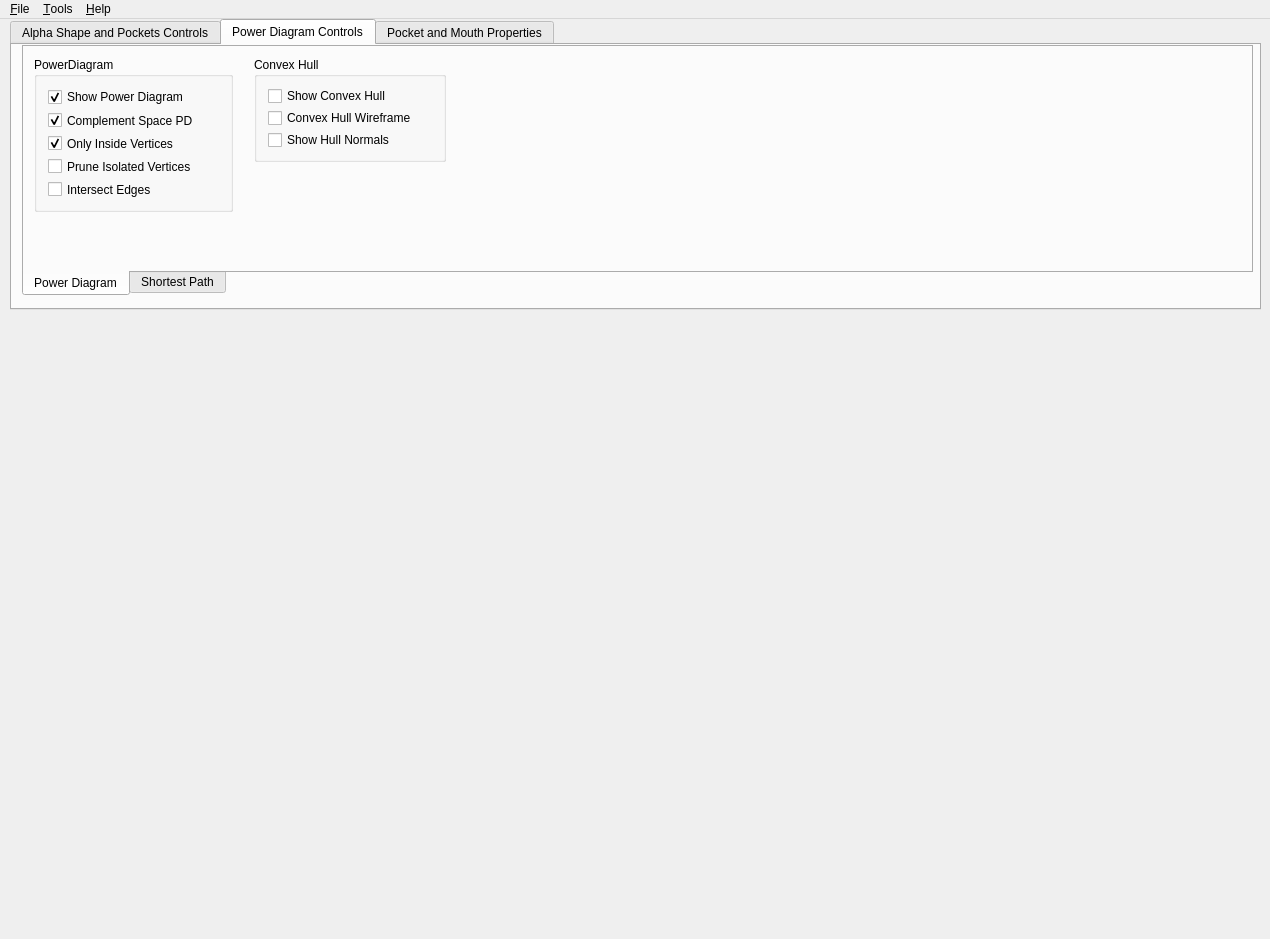
<?xml version="1.0" encoding="UTF-8"?>
<ui version="4.0">
 <class>MainWindow</class>
 <widget class="QMainWindow" name="MainWindow">
  <property name="geometry">
   <rect>
    <x>0</x>
    <y>0</y>
    <width>1270</width>
    <height>939</height>
   </rect>
  </property>
  <property name="minimumSize">
   <size>
    <width>1270</width>
    <height>721</height>
   </size>
  </property>
  <property name="maximumSize">
   <size>
    <width>1270</width>
    <height>1000</height>
   </size>
  </property>
  <property name="windowTitle">
   <string>Pocket Viewer</string>
  </property>
  <widget class="QWidget" name="centralWidget">
   <widget class="QWidget" name="FirstViewerPlaceHolder" native="true">
    <property name="geometry">
     <rect>
      <x>10</x>
      <y>300</y>
      <width>1251</width>
      <height>611</height>
     </rect>
    </property>
    <property name="minimumSize">
     <size>
      <width>440</width>
      <height>440</height>
     </size>
    </property>
    <property name="maximumSize">
     <size>
      <width>1300</width>
      <height>800</height>
     </size>
    </property>
   </widget>
   <widget class="QTabWidget" name="tabWidget_2">
    <property name="geometry">
     <rect>
      <x>10</x>
      <y>0</y>
      <width>1251</width>
      <height>291</height>
     </rect>
    </property>
    <property name="currentIndex">
     <number>1</number>
    </property>
    <widget class="QWidget" name="tab_5">
     <attribute name="title">
      <string>Alpha Shape and Pockets Controls</string>
     </attribute>
     <widget class="QGroupBox" name="groupBoxUserInput">
      <property name="geometry">
       <rect>
        <x>690</x>
        <y>70</y>
        <width>131</width>
        <height>71</height>
       </rect>
      </property>
      <property name="title">
       <string>Epsilon Input</string>
      </property>
      <widget class="QLineEdit" name="lineEditEpsilonInput">
       <property name="geometry">
        <rect>
         <x>0</x>
         <y>30</y>
         <width>131</width>
         <height>25</height>
        </rect>
       </property>
      </widget>
     </widget>
     <widget class="QGroupBox" name="groupBoxAlphaShape">
      <property name="geometry">
       <rect>
        <x>10</x>
        <y>70</y>
        <width>321</width>
        <height>85</height>
       </rect>
      </property>
      <property name="title">
       <string>AlphaShape</string>
      </property>
      <layout class="QGridLayout" name="gridLayout_2">
       <item row="0" column="0">
        <widget class="QCheckBox" name="checkBoxAlphaShape">
         <property name="text">
          <string>AlphaShape</string>
         </property>
        </widget>
       </item>
       <item row="0" column="1">
        <widget class="QLabel" name="labelAlphaValue">
         <property name="text">
          <string>Alpha Value :</string>
         </property>
         <property name="buddy">
          <cstring>lineEditAlphaValue</cstring>
         </property>
        </widget>
       </item>
       <item row="1" column="1">
        <widget class="QLineEdit" name="lineEditAlphaValue"/>
       </item>
       <item row="1" column="0">
        <widget class="QCheckBox" name="checkBoxWireFrame">
         <property name="text">
          <string>WireFrame</string>
         </property>
        </widget>
       </item>
      </layout>
     </widget>
     <widget class="QGroupBox" name="groupBoxPockets">
      <property name="geometry">
       <rect>
        <x>360</x>
        <y>70</y>
        <width>309</width>
        <height>105</height>
       </rect>
      </property>
      <property name="title">
       <string>Pockets</string>
      </property>
      <layout class="QGridLayout" name="gridLayout">
       <item row="0" column="0">
        <widget class="QCheckBox" name="checkBoxAllPockets">
         <property name="text">
          <string>All Pockets</string>
         </property>
        </widget>
       </item>
       <item row="0" column="1">
        <widget class="QCheckBox" name="checkBoxOnlyPockets">
         <property name="text">
          <string>Only Pockets</string>
         </property>
        </widget>
       </item>
       <item row="1" column="0">
        <widget class="QCheckBox" name="checkBoxAllMouths">
         <property name="text">
          <string>Mouths</string>
         </property>
        </widget>
       </item>
       <item row="2" column="0">
        <widget class="QCheckBox" name="checkBoxPocketWireFrame">
         <property name="text">
          <string>PocketWireFrame</string>
         </property>
        </widget>
       </item>
       <item row="1" column="1">
        <widget class="QCheckBox" name="checkBoxOnlyVoids">
         <property name="text">
          <string>Only Voids</string>
         </property>
        </widget>
       </item>
       <item row="2" column="1">
        <widget class="QCheckBox" name="checkBoxVolumeEnabled">
         <property name="text">
          <string>Display Properties</string>
         </property>
        </widget>
       </item>
      </layout>
     </widget>
     <widget class="QLabel" name="labelAlphaRank">
      <property name="geometry">
       <rect>
        <x>10</x>
        <y>10</y>
        <width>75</width>
        <height>20</height>
       </rect>
      </property>
      <property name="text">
       <string>Alpha Rank</string>
      </property>
      <property name="buddy">
       <cstring>alphaSlider</cstring>
      </property>
     </widget>
     <widget class="QSlider" name="alphaSlider">
      <property name="geometry">
       <rect>
        <x>90</x>
        <y>10</y>
        <width>991</width>
        <height>16</height>
       </rect>
      </property>
      <property name="orientation">
       <enum>Qt::Horizontal</enum>
      </property>
      <property name="tickPosition">
       <enum>QSlider::TicksBelow</enum>
      </property>
     </widget>
     <widget class="QLabel" name="labelPersistence">
      <property name="geometry">
       <rect>
        <x>10</x>
        <y>40</y>
        <width>75</width>
        <height>20</height>
       </rect>
      </property>
      <property name="text">
       <string>Persistence</string>
      </property>
      <property name="buddy">
       <cstring>persistenceSlider</cstring>
      </property>
     </widget>
     <widget class="QSlider" name="persistenceSlider">
      <property name="geometry">
       <rect>
        <x>90</x>
        <y>40</y>
        <width>991</width>
        <height>16</height>
       </rect>
      </property>
      <property name="orientation">
       <enum>Qt::Horizontal</enum>
      </property>
      <property name="tickPosition">
       <enum>QSlider::TicksBelow</enum>
      </property>
     </widget>
     <widget class="QGroupBox" name="groupBoxSkinSurface">
      <property name="geometry">
       <rect>
        <x>860</x>
        <y>70</y>
        <width>188</width>
        <height>180</height>
       </rect>
      </property>
      <property name="title">
       <string>SkinSurface</string>
      </property>
      <layout class="QVBoxLayout" name="verticalLayout_4">
       <item>
        <widget class="QCheckBox" name="checkBoxAlphaSkinSolid">
         <property name="text">
          <string>AlphaSkinSurface</string>
         </property>
        </widget>
       </item>
       <item>
        <widget class="QCheckBox" name="checkBoxPocketSkinSolid">
         <property name="text">
          <string>PocketSkinSurface</string>
         </property>
        </widget>
       </item>
       <item>
        <widget class="QCheckBox" name="checkBoxAlphaSkinWireFrame">
         <property name="text">
          <string>AlphaSkinWireFrame</string>
         </property>
        </widget>
       </item>
       <item>
        <widget class="QCheckBox" name="checkBoxPocketSkinWireFrame">
         <property name="text">
          <string>PocketSkinWireFrame</string>
         </property>
        </widget>
       </item>
       <item>
        <widget class="QRadioButton" name="radioButtonSmooth">
         <property name="text">
          <string>Smooth Shading</string>
         </property>
        </widget>
       </item>
       <item>
        <widget class="QRadioButton" name="radioButtonFlat">
         <property name="text">
          <string>Flat Shading</string>
         </property>
        </widget>
       </item>
      </layout>
     </widget>
     <widget class="QLineEdit" name="lineEditAlphaRank">
      <property name="geometry">
       <rect>
        <x>1090</x>
        <y>10</y>
        <width>151</width>
        <height>25</height>
       </rect>
      </property>
     </widget>
     <widget class="QLineEdit" name="lineEditPersistenceRank">
      <property name="geometry">
       <rect>
        <x>1090</x>
        <y>40</y>
        <width>151</width>
        <height>25</height>
       </rect>
      </property>
     </widget>
     <widget class="QGroupBox" name="groupBoxIndivPockets">
      <property name="geometry">
       <rect>
        <x>10</x>
        <y>180</y>
        <width>329</width>
        <height>60</height>
       </rect>
      </property>
      <property name="title">
       <string>Individual Pockets</string>
      </property>
      <layout class="QHBoxLayout" name="horizontalLayout_4">
       <item>
        <widget class="QRadioButton" name="radioButtonAllPockets">
         <property name="text">
          <string>All Pockets</string>
         </property>
        </widget>
       </item>
       <item>
        <widget class="QRadioButton" name="radioButtonIndivPockets">
         <property name="text">
          <string>Individual Pockets</string>
         </property>
        </widget>
       </item>
       <item>
        <widget class="QSpinBox" name="spinBoxPockets"/>
       </item>
      </layout>
     </widget>
    </widget>
    <widget class="QWidget" name="tab_6">
     <attribute name="title">
      <string>Power Diagram Controls</string>
     </attribute>
     <widget class="QTabWidget" name="tabWidget">
      <property name="geometry">
       <rect>
        <x>10</x>
        <y>0</y>
        <width>1231</width>
        <height>251</height>
       </rect>
      </property>
      <property name="tabPosition">
       <enum>QTabWidget::South</enum>
      </property>
      <property name="currentIndex">
       <number>0</number>
      </property>
      <property name="documentMode">
       <bool>false</bool>
      </property>
      <widget class="QWidget" name="tab">
       <attribute name="title">
        <string>Power Diagram</string>
       </attribute>
       <widget class="QGroupBox" name="groupBox">
        <property name="geometry">
         <rect>
          <x>10</x>
          <y>10</y>
          <width>199</width>
          <height>155</height>
         </rect>
        </property>
        <property name="title">
         <string>PowerDiagram</string>
        </property>
        <layout class="QVBoxLayout" name="verticalLayout_2">
         <item>
          <widget class="QCheckBox" name="checkPowerDiag">
           <property name="text">
            <string>Show Power Diagram</string>
           </property>
           <property name="checked">
            <bool>true</bool>
           </property>
          </widget>
         </item>
         <item>
          <widget class="QCheckBox" name="checkComplementSpacePD">
           <property name="text">
            <string>Complement Space PD</string>
           </property>
           <property name="checked">
            <bool>true</bool>
           </property>
          </widget>
         </item>
         <item>
          <widget class="QCheckBox" name="checkInsideVerts">
           <property name="text">
            <string>Only Inside Vertices</string>
           </property>
           <property name="checked">
            <bool>true</bool>
           </property>
          </widget>
         </item>
         <item>
          <widget class="QCheckBox" name="checkPruneIsolatedVerts">
           <property name="text">
            <string>Prune Isolated Vertices</string>
           </property>
          </widget>
         </item>
         <item>
          <widget class="QCheckBox" name="checkEdgeIntersect">
           <property name="text">
            <string>Intersect Edges</string>
           </property>
          </widget>
         </item>
        </layout>
        <zorder>checkPowerDiag</zorder>
        <zorder>checkInsideVerts</zorder>
        <zorder>checkPruneIsolatedVerts</zorder>
        <zorder>checkEdgeIntersect</zorder>
        <zorder>checkComplementSpacePD</zorder>
       </widget>
       <widget class="QGroupBox" name="cHullBox">
        <property name="geometry">
         <rect>
          <x>230</x>
          <y>10</y>
          <width>192</width>
          <height>105</height>
         </rect>
        </property>
        <property name="title">
         <string>Convex Hull</string>
        </property>
        <layout class="QVBoxLayout" name="verticalLayout">
         <item>
          <widget class="QCheckBox" name="checkCHull">
           <property name="text">
            <string>Show Convex Hull</string>
           </property>
          </widget>
         </item>
         <item>
          <widget class="QCheckBox" name="checkCHullWireFrame">
           <property name="text">
            <string>Convex Hull Wireframe</string>
           </property>
          </widget>
         </item>
         <item>
          <widget class="QCheckBox" name="checkCHullNorm">
           <property name="text">
            <string>Show Hull Normals</string>
           </property>
          </widget>
         </item>
        </layout>
       </widget>
      </widget>
      <widget class="QWidget" name="tab_3">
       <attribute name="title">
        <string>Shortest Path</string>
       </attribute>
       <widget class="QGroupBox" name="groupBox_2">
        <property name="geometry">
         <rect>
          <x>10</x>
          <y>9</y>
          <width>301</width>
          <height>201</height>
         </rect>
        </property>
        <property name="title">
         <string>Shortest Escape Route</string>
        </property>
        <layout class="QVBoxLayout" name="verticalLayout_3">
         <item>
          <layout class="QHBoxLayout" name="horizontalLayout">
           <item>
            <widget class="QLabel" name="startLabel">
             <property name="text">
              <string>Start Node:</string>
             </property>
             <property name="alignment">
              <set>Qt::AlignRight|Qt::AlignTrailing|Qt::AlignVCenter</set>
             </property>
            </widget>
           </item>
           <item>
            <widget class="QComboBox" name="startCombo">
             <property name="editable">
              <bool>true</bool>
             </property>
            </widget>
           </item>
          </layout>
         </item>
         <item>
          <widget class="QPushButton" name="buttonShortestEscapePath">
           <property name="text">
            <string>Find Shortest Escape Path</string>
           </property>
          </widget>
         </item>
         <item>
          <layout class="QHBoxLayout" name="horizontalLayout_2">
           <item>
            <widget class="QLabel" name="label_2">
             <property name="text">
              <string>Target Node:</string>
             </property>
             <property name="alignment">
              <set>Qt::AlignRight|Qt::AlignTrailing|Qt::AlignVCenter</set>
             </property>
            </widget>
           </item>
           <item>
            <widget class="QComboBox" name="targetCombo">
             <property name="editable">
              <bool>true</bool>
             </property>
            </widget>
           </item>
          </layout>
         </item>
         <item>
          <widget class="QPushButton" name="buttonShortestSTPath">
           <property name="text">
            <string>Find Shortest Source-Target path</string>
           </property>
          </widget>
         </item>
        </layout>
       </widget>
       <widget class="QCustomPlot" name="graphWidget" native="true">
        <property name="geometry">
         <rect>
          <x>320</x>
          <y>0</y>
          <width>901</width>
          <height>221</height>
         </rect>
        </property>
       </widget>
      </widget>
     </widget>
    </widget>
    <widget class="QWidget" name="tab_7">
     <attribute name="title">
      <string>Pocket and Mouth Properties</string>
     </attribute>
     <layout class="QHBoxLayout" name="horizontalLayout_3">
      <item>
       <widget class="QGroupBox" name="groupBoxMoleclueProperties">
        <property name="title">
         <string>Molecular Properties</string>
        </property>
        <widget class="QLabel" name="labelMolTotalVolume">
         <property name="enabled">
          <bool>true</bool>
         </property>
         <property name="geometry">
          <rect>
           <x>10</x>
           <y>30</y>
           <width>90</width>
           <height>20</height>
          </rect>
         </property>
         <property name="text">
          <string>Total Volume</string>
         </property>
         <property name="buddy">
          <cstring>lineEditMolTotalVolume</cstring>
         </property>
        </widget>
        <widget class="QLabel" name="labelMolTotalSurfaceArea">
         <property name="geometry">
          <rect>
           <x>10</x>
           <y>70</y>
           <width>120</width>
           <height>20</height>
          </rect>
         </property>
         <property name="text">
          <string>Total Surface Area</string>
         </property>
         <property name="buddy">
          <cstring>lineEditMolTotSurfArea</cstring>
         </property>
        </widget>
        <widget class="QLineEdit" name="lineEditMolTotalVolume">
         <property name="geometry">
          <rect>
           <x>140</x>
           <y>30</y>
           <width>180</width>
           <height>25</height>
          </rect>
         </property>
        </widget>
        <widget class="QLineEdit" name="lineEditMolTotSurfArea">
         <property name="geometry">
          <rect>
           <x>140</x>
           <y>70</y>
           <width>180</width>
           <height>25</height>
          </rect>
         </property>
        </widget>
       </widget>
      </item>
      <item>
       <widget class="QGroupBox" name="groupBoxPocketProperties">
        <property name="title">
         <string>Pocket Properties</string>
        </property>
        <widget class="QLabel" name="labelPocketTotalVolume">
         <property name="geometry">
          <rect>
           <x>10</x>
           <y>30</y>
           <width>90</width>
           <height>20</height>
          </rect>
         </property>
         <property name="text">
          <string>Total Volume</string>
         </property>
         <property name="buddy">
          <cstring>lineEditPocketTotalVolume</cstring>
         </property>
        </widget>
        <widget class="QLabel" name="labelPocketTotalSurfaceArea">
         <property name="geometry">
          <rect>
           <x>10</x>
           <y>60</y>
           <width>120</width>
           <height>20</height>
          </rect>
         </property>
         <property name="text">
          <string>Total Surface Area</string>
         </property>
         <property name="buddy">
          <cstring>lineEditPocTotSurfArea</cstring>
         </property>
        </widget>
        <widget class="QLineEdit" name="lineEditPocketTotalVolume">
         <property name="geometry">
          <rect>
           <x>140</x>
           <y>20</y>
           <width>180</width>
           <height>25</height>
          </rect>
         </property>
        </widget>
        <widget class="QLineEdit" name="lineEditPocTotSurfArea">
         <property name="geometry">
          <rect>
           <x>140</x>
           <y>60</y>
           <width>180</width>
           <height>25</height>
          </rect>
         </property>
        </widget>
        <widget class="QTableWidget" name="tableWidgetPocket">
         <property name="geometry">
          <rect>
           <x>10</x>
           <y>90</y>
           <width>391</width>
           <height>151</height>
          </rect>
         </property>
         <property name="columnCount">
          <number>5</number>
         </property>
         <column>
          <property name="text">
           <string>Identifier</string>
          </property>
         </column>
         <column>
          <property name="text">
           <string>Select</string>
          </property>
         </column>
         <column>
          <property name="text">
           <string>No.of Mouths</string>
          </property>
         </column>
         <column>
          <property name="text">
           <string>Volume</string>
          </property>
         </column>
         <column>
          <property name="text">
           <string>Surface Area</string>
          </property>
         </column>
        </widget>
       </widget>
      </item>
      <item>
       <widget class="QGroupBox" name="groupBoxMouthProperties">
        <property name="title">
         <string>Mouth Properties</string>
        </property>
        <widget class="QLabel" name="labelMouthTotalSurfaceArea">
         <property name="geometry">
          <rect>
           <x>10</x>
           <y>30</y>
           <width>120</width>
           <height>20</height>
          </rect>
         </property>
         <property name="text">
          <string>Total Surface Area</string>
         </property>
         <property name="buddy">
          <cstring>lineEditMouthTotalSurfArea</cstring>
         </property>
        </widget>
        <widget class="QLineEdit" name="lineEditMouthTotalSurfArea">
         <property name="geometry">
          <rect>
           <x>140</x>
           <y>30</y>
           <width>180</width>
           <height>25</height>
          </rect>
         </property>
        </widget>
        <widget class="QTableWidget" name="tableWidgetMouth">
         <property name="geometry">
          <rect>
           <x>10</x>
           <y>89</y>
           <width>391</width>
           <height>151</height>
          </rect>
         </property>
         <property name="columnCount">
          <number>4</number>
         </property>
         <column>
          <property name="text">
           <string>Identifier</string>
          </property>
         </column>
         <column>
          <property name="text">
           <string>Select</string>
          </property>
         </column>
         <column>
          <property name="text">
           <string>Parent Pocket</string>
          </property>
         </column>
         <column>
          <property name="text">
           <string>Surface Area</string>
          </property>
         </column>
        </widget>
       </widget>
      </item>
     </layout>
    </widget>
   </widget>
  </widget>
  <widget class="QMenuBar" name="menuBar">
   <property name="geometry">
    <rect>
     <x>0</x>
     <y>0</y>
     <width>1270</width>
     <height>22</height>
    </rect>
   </property>
   <widget class="QMenu" name="menuFile">
    <property name="title">
     <string>&amp;File</string>
    </property>
    <addaction name="actionOpen"/>
    <addaction name="actionExit"/>
    <addaction name="actionSave_Graph"/>
   </widget>
   <widget class="QMenu" name="menuHelp">
    <property name="title">
     <string>&amp;Help</string>
    </property>
    <addaction name="actionAbout"/>
   </widget>
   <widget class="QMenu" name="menu_Tools">
    <property name="title">
     <string>&amp;Tools</string>
    </property>
    <addaction name="actionAlphaZero"/>
    <addaction name="actionChangeFiltration"/>
    <addaction name="actionUndoChange"/>
   </widget>
   <addaction name="menuFile"/>
   <addaction name="menu_Tools"/>
   <addaction name="menuHelp"/>
  </widget>
  <action name="actionOpen">
   <property name="text">
    <string>&amp;Open</string>
   </property>
  </action>
  <action name="actionExit">
   <property name="text">
    <string>&amp;Exit</string>
   </property>
  </action>
  <action name="actionAbout">
   <property name="text">
    <string>&amp;About</string>
   </property>
  </action>
  <action name="actionAlphaZero">
   <property name="checkable">
    <bool>false</bool>
   </property>
   <property name="text">
    <string>&amp;AlphaValue = 0.0</string>
   </property>
  </action>
  <action name="actionChangeFiltration">
   <property name="text">
    <string>&amp;Change Filtration</string>
   </property>
  </action>
  <action name="actionUndoChange">
   <property name="text">
    <string>&amp;Undo Change</string>
   </property>
  </action>
  <action name="actionSave_Graph">
   <property name="text">
    <string>Save Graph</string>
   </property>
  </action>
 </widget>
 <layoutdefault spacing="6" margin="11"/>
 <customwidgets>
  <customwidget>
   <class>QCustomPlot</class>
   <extends>QWidget</extends>
   <header>qcustomplot.h</header>
   <container>1</container>
  </customwidget>
 </customwidgets>
 <resources/>
 <connections/>
</ui>
